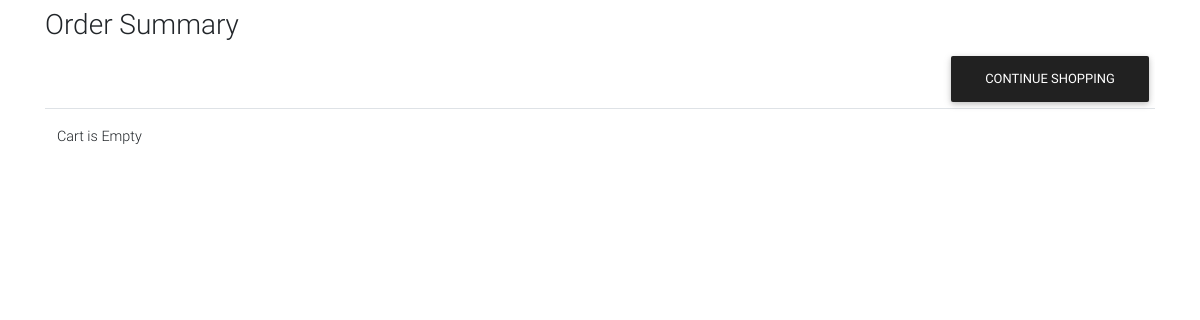
The app's page /order-summary (signed in), older data.
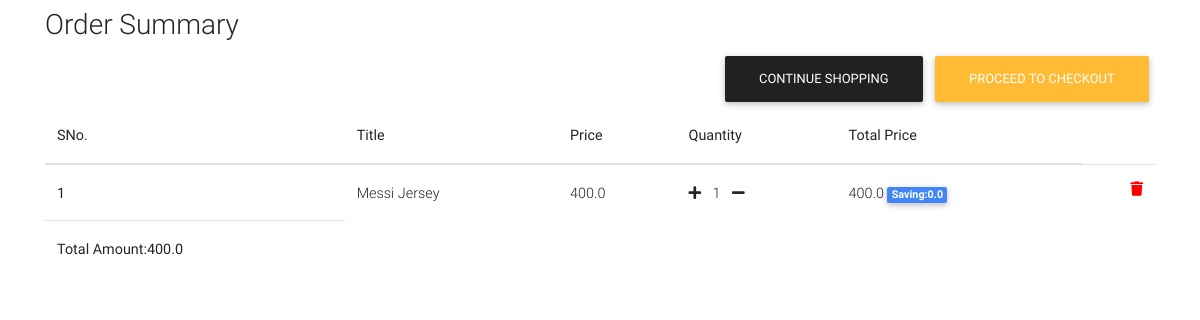
The same page, newer data.
### front/models.py (models this page shows, shortened)
class OrderItem(models.Model):
    user=models.ForeignKey(Customer,on_delete=models.CASCADE,null=True,blank=True)
    ordered=models.BooleanField(default=False)
    item=models.ForeignKey(Item,on_delete=models.CASCADE)
    quantity=models.IntegerField(default=1)
    def get_total_item_price(self):
        totalprice=self.item.price * self.quantity
        return totalprice
    def get_total_item_discount_price(self):
        if self.item.discount_price:
            totalprice=self.item.discount_price * self.quantity
            return totalprice
        else:
            return self.get_total_item_price()
    def get_saved_amount(self):
        total_amount=self.get_total_item_price() - self.get_total_item_discount_price()
        return total_amount
    def get_final_price(self):
        if self.get_total_item_discount_price():
            return self.get_total_item_discount_price()
        return self.get_total_item_price()

class Item(models.Model):
    title=models.CharField(max_length=50)
    price=models.FloatField()
    discount_price=models.FloatField(blank=True,null=True)
    category=models.CharField(choices=CATEGORY_CHOICES,max_length=2)
    label=models.CharField(choices=LABEL_CHOICES,max_length=1)
    slug=models.SlugField()
    description=models.TextField()
    image=models.ImageField(upload_to='Images',null=True,blank=True)

class Order(models.Model):
    user=models.ForeignKey(Customer,on_delete=models.CASCADE)
    ref_code=models.CharField(max_length=20,blank=True,null=True)
    items=models.ManyToManyField(OrderItem)
    start_date = models.DateTimeField(auto_now_add=True)
    ordered_date=models.DateField()
    ordered=models.BooleanField(default=False)#it check whether has been ordered or not
    billing_address=models.ForeignKey('Address',related_name='billing_address',on_delete=models.SET_NULL,blank=True,null=True)
    shipping_address=models.ForeignKey('Address',related_name='shipping_address',on_delete=models.SET_NULL,blank=True,null=True)
    payment_detail=models.ForeignKey('Payments',on_delete=models.SET_NULL,blank=True,null=True)
    coupon=models.ForeignKey('Coupon',on_delete=models.SET_NULL,blank=True,null=True)
    being_delivered=models.BooleanField(default=False)#deliver hogaya
    received=models.BooleanField(default=False)#order hmne receive karliya
    order_status=models.CharField(choices=status,max_length=10,default='Pe')
    refund_requested=models.BooleanField(default=False)
    refund_granted=models.BooleanField(default=False)
    def total_amount(self):
        total=0
        for order_item in self.items.all():
            total += order_item.get_final_price()
        if self.coupon:
            total-=self.coupon.amount
        return total

### front/views.py (the view)
# urls.py: path('order-summary', OrderSummary.as_view(),name="order-summary"),
class OrderSummary(LoginRequiredMixin,View):
    def get(self,args,**kwargs):
        try:
            order=Order.objects.filter(user=self.request.user,ordered=False)
            empty=len(order)
            context={'orders':order,'empty':empty}
            return render(self.request,'Ecommerce/order_summary.html',context)
        except ObjectDoesNotExist:
            messages.success(self.request,"You donot have active order")
            return redirect("/")

### front/templates/Ecommerce/order_summary.html (shortened to what this page needs)
{% extends 'Ecommerce/home-page.html' %} {% block title %} Summary {% endblock title %}
 {% block body %}
<div class="container">
<div class="table-responsive">
    <h3 class="mt-2">Order Summary</h3>
    <table class="table  mt-4">
      {% if not empty %}
      <tr>
          <td>Cart is Empty</td>
          <a class="btn btn-dark float-right" href="/">Continue Shopping</a>
      </tr>
      {% else %}
      <thead>
        <tr>
            <th scope="col">SNo.</th>
            <th scope="col">Title</th>
            <th scope="col">Price</th>
            <th scope="col">Quantity</th>
            <th scope="col">Total Price</th>
        </tr>
    </thead>
    <tbody>
       {% for order in orders %}
       {% for object in order.items.all %}
        <tr>
            <th scope="row">{{forloop.counter}}</th>
            <td>{{object.item.title}}</td>
            <td>{{object.item.price}}</td>
            <td>
               <a href="{% url 'add-to-cart' object.item.slug %}"> <i class="fas fa-plus mr-2"></i></a>
                {{object.quantity}}
                <a href="{% url 'remove-single-item-from-cart' object.item.slug %}"><i class="fas fa-minus ml-2"></i></td></a>
            <td>{% if object.get_total_item_discount_price %}
                {{object.get_total_item_discount_price}}
               <span class="badge badge-primary"> Saving:{{object.get_saved_amount}}</span>
                {% else %}
                  {{object.get_total_item_price}}
                {% endif %}
            </td>
            <td><a style="color:red;" href="{% url 'remove-from-cart' object.item.slug %}"><i class="fas fa-trash float-right"></i<a/></td>
        </tr>
        {% endfor %}
        <tr>
            <td><b>Total Amount:{{order.total_amount}}</b></td>
        </tr>
        {% if order.total_amount %}
        <a class="btn btn-warning float-right" href="{% url 'check_out' %}">Proceed To Checkout</a>
        <a class="btn btn-dark float-right" href="/">Continue Shopping</a>
        {% endif %}
        {% endfor %}
    </tbody>
      {% endif %}
    </table>
</div>
</div>
{% endblock body %}

Row changes from the older to the newer data that the page shows:
added Order: total_amount "400.0", shows "PROCEED TO CHECKOUT"
added OrderItem: item "Messi Jersey", item.price "400.0", quantity "1", get_total_item_discount_price "400.0", get_saved_amount "0.0"
Text that changed along with them:
text no longer shown: "Cart is Empty CONTINUE SHOPPING"
text now shown: "SNo. Title Price Quantity Total Price"
